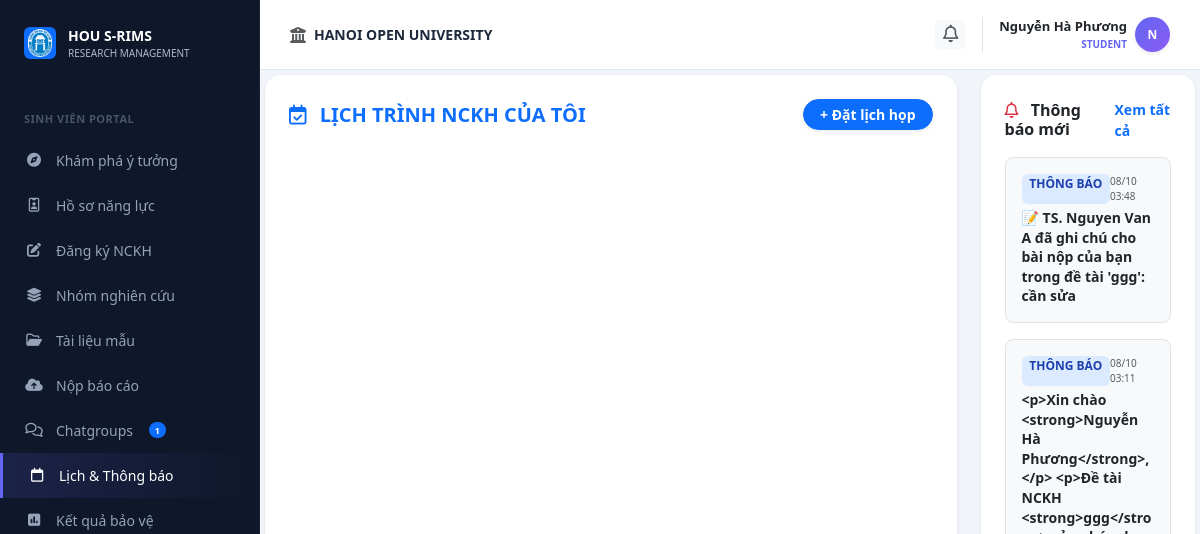
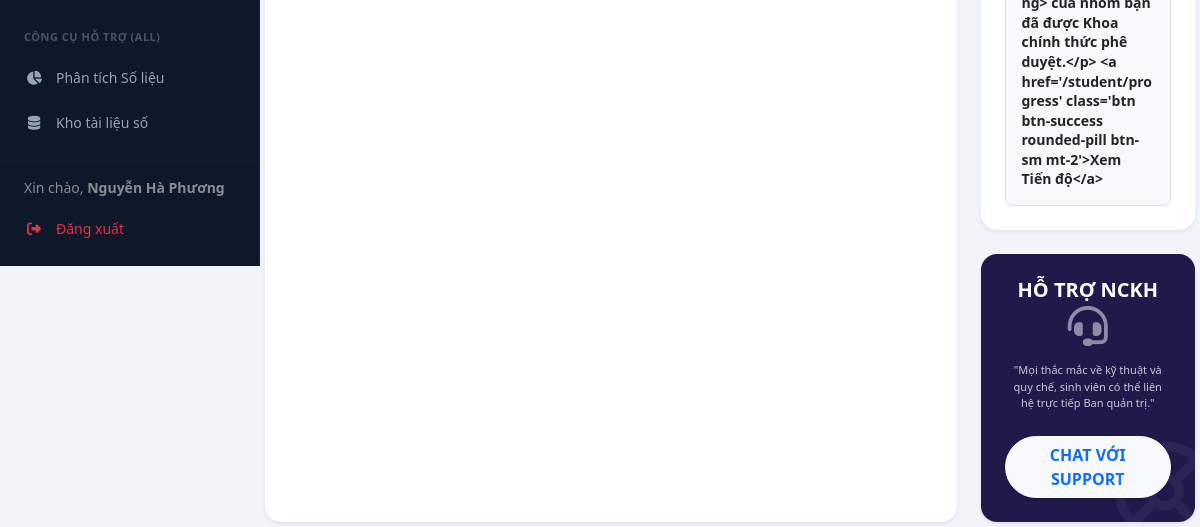
The page /student/calendar (signed in) on the database as committed earlier (2 pictures, top to bottom).
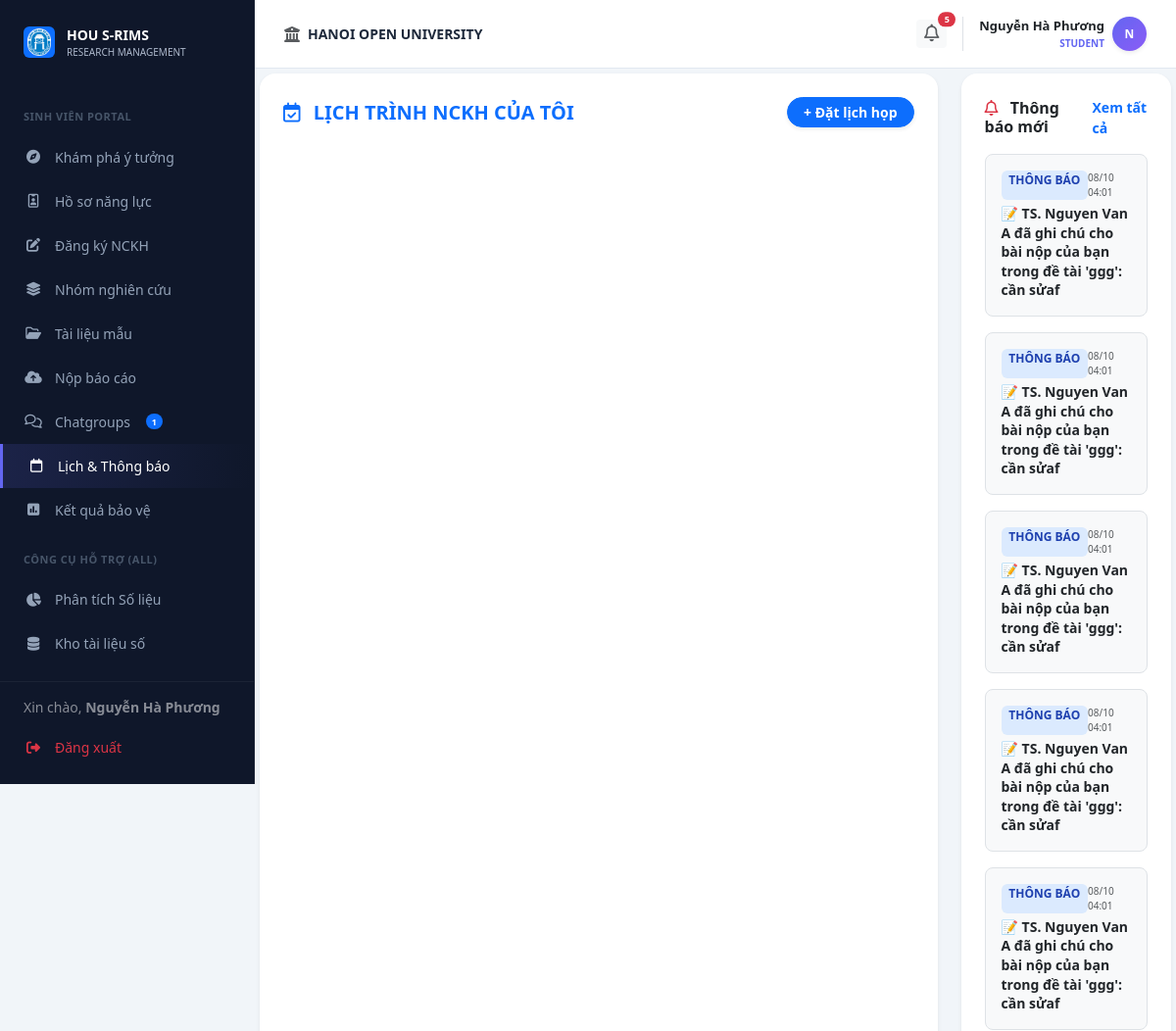
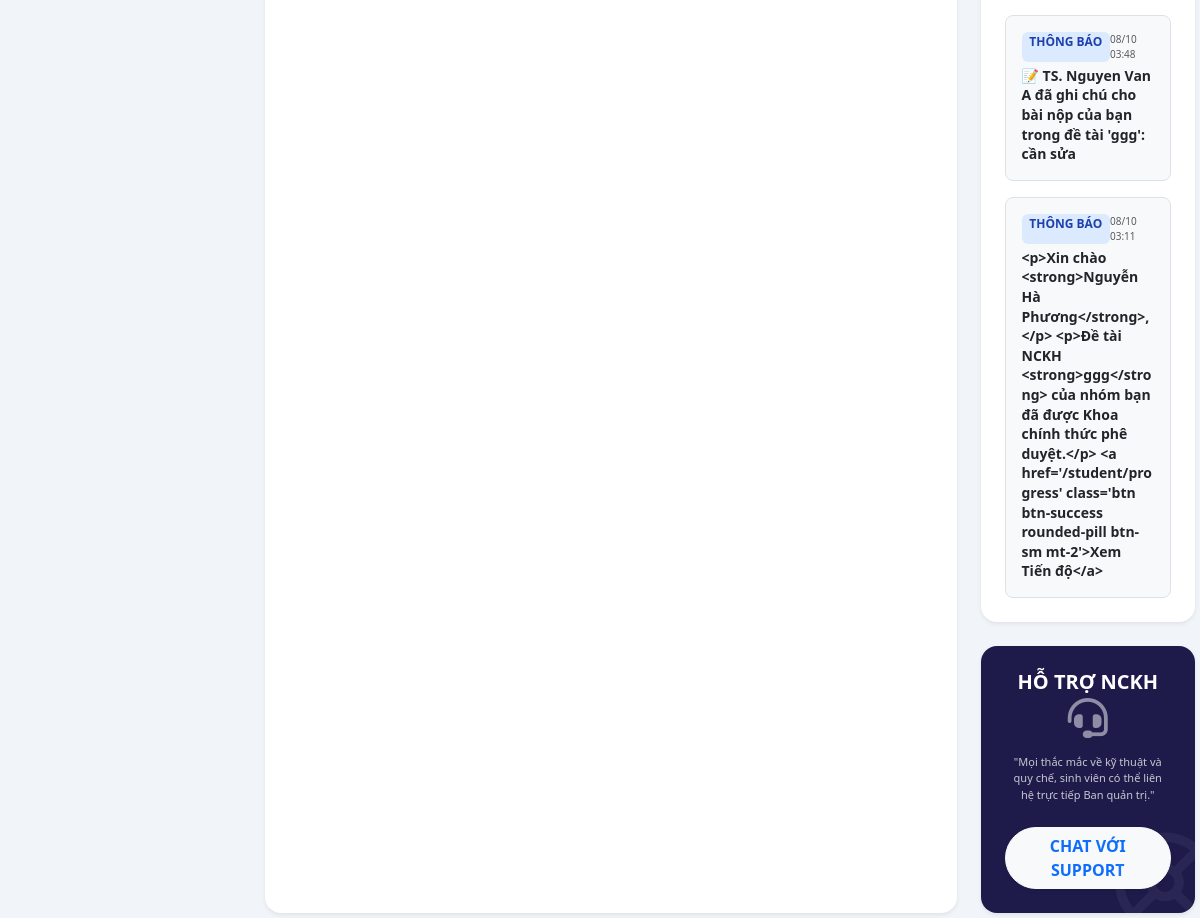
The same page on the database as committed later (2 pictures, top to bottom).
### models.py (models this page shows)
class User(db.Model):
    __tablename__ = 'users'
    id = db.Column(db.Integer, primary_key=True)
    username = db.Column(db.String(50), unique=True, nullable=False)
    password_hash = db.Column(db.String(128), nullable=False)
    full_name = db.Column(db.String(100), nullable=False)
    email = db.Column(db.String(120), unique=True, nullable=False)
    phone = db.Column(db.String(20), nullable=True)
    bio = db.Column(db.Text, nullable=True)
    role = db.Column(db.String(20), nullable=False) # Admin, Lecturer, Student
    student_id = db.Column(db.String(20), nullable=True)   # MSSV for students
    faculty = db.Column(db.String(100), nullable=True)      # faculty / department
    topics_mentored = db.relationship('Topic', backref='mentor', lazy=True)
    group_memberships = db.relationship('GroupMember', backref='student', lazy=True)

class Notification(db.Model):
    __tablename__ = 'notifications'
    id = db.Column(db.Integer, primary_key=True)
    user_id = db.Column(db.Integer, db.ForeignKey('users.id'), nullable=False)
    content = db.Column(db.String(255), nullable=False)
    is_read = db.Column(db.Boolean, default=False)
    created_at = db.Column(db.DateTime, default=datetime.utcnow)

### routes/student_bp.py (the view)
@student_bp.route('/calendar')
def calendar():
    return render_template('student/calendar.html')

### routes/student_bp.py (called while the page is built)
@student_bp.before_request
def require_student():
    if session.get('role') != 'student':
        return redirect(url_for('auth.login'))

### templates/student/calendar.html (shortened to what this page needs)
{% extends "layouts/student_layout.html" %}
{% block student_content %}
<div id="view-s-calendar" class="fade-in ">
    <div class="row g-4">
        <div class="col-xl-9 col-lg-8 col-12">
            <div class="card border-0 shadow-sm rounded-4 p-4 h-100" style="min-width: 0;">
                <div class="d-flex justify-content-between align-items-center mb-4">
                    <h5 class="fw-bold mb-0 text-primary"><i class="fa-regular fa-calendar-check me-2"></i> LỊCH TRÌNH NCKH CỦA TÔI</h5>
                    <div class="d-flex gap-2">
                        <button class="btn btn-primary fw-bold btn-sm rounded-pill px-3 shadow-sm" data-bs-toggle="modal" data-bs-target="#modalScheduleMeeting">
                            + Đặt lịch họp
                        </button>
                    </div>
                </div>
                <div id="calendar" style="min-height: 500px;"></div>
            </div>
        </div>
        <div class="col-xl-3 col-lg-4 col-12 d-flex flex-column gap-4">
            <div class="card border-0 shadow-sm rounded-4 p-4">
                <div class="d-flex justify-content-between align-items-center mb-3">
                    <h6 class="fw-bold mb-0 text-dark"><i class="fa-regular fa-bell me-2 text-danger"></i> Thông báo mới</h6>
                    <a href="#" class="small fw-bold text-primary text-decoration-none">Xem tất cả</a>
                </div>
                <div class="d-flex flex-column gap-3">
                    {% if notifications %}
                        {% for notif in notifications %}
                        <div class="bg-light p-3 rounded-3 border notif-card-item cursor-pointer">
                            <div class="d-flex justify-content-between mb-1">
                                <span class="badge bg-primary-subtle text-primary fw-bold">THÔNG BÁO</span>
                                <small class="text-muted" style="font-size: 10px;">{{ notif.created_at.strftime('%d/%m %H:%M') if notif.created_at else '' }}</small>
                            </div>
                            <div class="fw-bold text-dark small" style="line-height: 1.4;">{{ notif.content }}</div>
                        </div>
                        {% endfor %}
                    {% else %}
                        <div class="text-muted small text-center py-3">Không có thông báo mới</div>
                    {% endif %}
                </div>
            </div>
            <div class="card border-0 shadow-sm rounded-4 p-4 text-white text-center position-relative overflow-hidden mt-auto" style="background-color: #1e1b4b;">
                <h5 class="fw-bold mb-1">HỖ TRỢ NCKH</h5>
                <i class="fa-solid fa-headset fs-1 mb-3 text-white-50"></i>
                <p class="small opacity-75 mb-4 px-2" style="font-size: 11px;">"Mọi thắc mắc về kỹ thuật và quy chế, sinh viên có thể liên hệ trực tiếp Ban quản trị."</p>
                <button class="btn btn-light text-primary fw-bold rounded-pill w-100 shadow-sm">CHAT VỚI SUPPORT</button>
                <i class="fa-regular fa-life-ring position-absolute" style="font-size: 100px; right: -20px; bottom: -20px; opacity: 0.05;"></i>
            </div>
        </div>
    </div>
</div>
{% endblock %}

### templates/layouts/student_layout.html (shortened to what this page needs)
{% extends "base.html" %}
{% block content %}
        <div class="top-bar">
            <div class="d-flex align-items-center gap-2">
                <i class="fa-solid fa-building-columns text-muted"></i>
                <span class="fw-bold text-uppercase small">HANOI OPEN UNIVERSITY</span>
            </div>
            <div class="d-flex align-items-center gap-3">
                <div class="dropdown">
                    <button class="btn btn-light border-0 btn-sm fw-bold text-muted position-relative" type="button" data-bs-toggle="dropdown" aria-expanded="false">
                        <i class="fa-regular fa-bell" style="font-size: 1.1rem;"></i>
                        {% set unread_count = notifications|selectattr('is_read', 'equalto', false)|list|length %}
                        {% set pending_inv_count = current_user.group_memberships | selectattr('status', 'equalto', 'pending') | list | length if current_user else 0 %}
                        {% if unread_count + pending_inv_count > 0 %}
                        <span class="position-absolute top-0 start-100 translate-middle badge rounded-pill bg-danger" style="font-size: 9px; min-width: 18px;">
                            {{ unread_count + pending_inv_count }}
                        </span>
                        {% endif %}
                    </button>
                            {% set pending_invitations = [] %}
                            {% if current_user %}
                                {% set pending_invitations = current_user.group_memberships | selectattr('status', 'equalto', 'pending') | list %}
                            {% endif %}
                </div>
                <div class="dropdown border-start ps-3">
                    <div class="d-flex align-items-center gap-2 cursor-pointer dropdown-toggle no-arrow" data-bs-toggle="dropdown">
                        <div class="text-end">
                            <div class="fw-bold text-dark" style="font-size: 13px;">
                                {{ current_user.full_name if current_user else 'Sinh Viên' }}
                            </div>
                            <div class="fw-bold text-uppercase" style="font-size: 10px; color: #6366f1 !important;">
                                {{ current_user.role if current_user else 'Student' }}
                            </div>
                        </div>
                        <div class="rounded-circle text-white d-flex align-items-center justify-content-center fw-bold shadow-sm" style="width: 35px; height: 35px; font-size: 12px; background: linear-gradient(135deg, #6366f1 0%, #8b5cf6 100%) !important;">
                            {{ current_user.full_name[0] | upper if current_user and current_user.full_name else 'S' }}
                        </div>
                    </div>
                </div>
            </div>
        </div>
    <div class="content-area flex-grow-1 d-flex flex-column">
<div class="content-body flex-grow-1 d-flex flex-column">
{% block student_content %}{% endblock %}
</div>
{% endblock %}

### templates/base.html (shortened to what this page needs)
<!DOCTYPE html>
<html lang="vi">
<head>
    <link href="https://cdn.jsdelivr.net/npm/bootstrap@5.3.0/dist/css/bootstrap.min.css" rel="stylesheet">
    <link rel="stylesheet" href="https://cdnjs.cloudflare.com/ajax/libs/font-awesome/6.4.0/css/all.min.css">
    <link rel="stylesheet" href="{{ url_for('static', filename='assets/css/style.css') }}?v=2">
    <link href="https://cdn.jsdelivr.net/npm/sweetalert2@11/dist/sweetalert2.min.css" rel="stylesheet">
    <link href="https://cdn.jsdelivr.net/npm/quill@1.3.6/dist/quill.snow.css" rel="stylesheet">
</head>
<body>
    <div class="toast-container position-fixed bottom-0 end-0 p-3" style="z-index: 1100">
    </div>
    {% include 'components/sidebar.html' %}
    <div class="main-content d-flex flex-column">
        {% block content %}
        {% endblock %}
    </div>
</body>
</html>

### templates/components/sidebar.html (shortened to what this page needs)
<div class="sidebar">
    <div class="sidebar-logo">
        <div class="d-flex align-items-center justify-content-center bg-primary rounded p-1" style="width: 32px; height: 32px;">
            <img src="{{ url_for('static', filename='assets/images/logo.png') }}" alt="" style="max-width:100%;">
        </div>
        <div>
            <div class="fw-bold text-white" style="font-size: 14px;">HOU S-RIMS</div>
            <div style="font-size: 10px; color: #aeb9cc;">RESEARCH MANAGEMENT</div>
        </div>
    </div>
    <div class="sidebar-menu-wrapper" style="flex: 1; overflow-y: auto; padding-bottom: 100px;">
    {% if session.get('role') == 'student' %}
    <div class="menu-category">SINH VIÊN PORTAL</div>
    <a href="{{ url_for('student.dashboard') }}" class="nav-link {{ 'active-student' if request.endpoint == 'student.dashboard' else '' }}">
        <i class="fa-solid fa-compass"></i> Khám phá ý tưởng
    </a>
    <a href="{{ url_for('student.portfolio') }}" class="nav-link {{ 'active-student' if request.endpoint == 'student.portfolio' else '' }}">
        <i class="fa-regular fa-id-badge"></i> Hồ sơ năng lực
    </a>
    <a href="{{ url_for('student.register') }}" class="nav-link {{ 'active-student' if request.endpoint == 'student.register' else '' }}">
        <i class="fa-solid fa-pen-to-square"></i> Đăng ký NCKH
    </a>
    <a href="{{ url_for('student.progress') }}" class="nav-link {{ 'active-student' if request.endpoint == 'student.progress' else '' }}">
        <i class="fa-solid fa-layer-group"></i> Nhóm nghiên cứu
    </a>
    <a href="{{ url_for('student.templates_page') }}" class="nav-link {{ 'active-student' if request.endpoint == 'student.templates_page' else '' }}">
        <i class="fa-regular fa-folder-open"></i> Tài liệu mẫu
    </a>
    <a href="{{ url_for('student.submit') }}" class="nav-link {{ 'active-student' if request.endpoint == 'student.submit' else '' }}">
        <i class="fa-solid fa-cloud-arrow-up"></i> Nộp báo cáo
    </a>
    <a href="{{ url_for('student.chat') }}" class="nav-link {{ 'active-student' if request.endpoint == 'student.chat' else '' }}">
        <i class="fa-regular fa-comments"></i> Chatgroups
        {% set sg_count = global_my_groups_count if global_my_groups_count is defined else (my_groups | length if my_groups is defined else 0) %}
        {% if sg_count > 0 %}<span class="badge bg-primary rounded-pill ms-1" style="font-size: 9px;">{{ sg_count }}</span>{% endif %}
    </a>
    <a href="{{ url_for('student.calendar') }}" class="nav-link {{ 'active-student' if request.endpoint == 'student.calendar' else '' }}">
        <i class="fa-regular fa-calendar"></i> Lịch & Thông báo
    </a>
    <a href="{{ url_for('student.result') }}" class="nav-link {{ 'active-student' if request.endpoint == 'student.result' else '' }}">
        <i class="fa-solid fa-square-poll-vertical"></i> Kết quả bảo vệ
    </a>
    {% endif %}
    <div class="menu-category">CÔNG CỤ HỖ TRỢ (ALL)</div>
    <a href="{{ url_for('web.analysis_page') }}" class="nav-link {{ 'active-main' if request.endpoint == 'web.analysis_page' else '' }}">
        <i class="fa-solid fa-chart-pie"></i> Phân tích Số liệu
    </a>
    <a href="{{ url_for('web.repository_page') }}" class="nav-link {{ 'active-main' if request.endpoint == 'web.repository_page' else '' }}">
        <i class="fa-solid fa-database"></i> Kho tài liệu số
    </a>
    </div>
    <div class="sidebar-footer" style="position: absolute; bottom: 0; left: 0; right: 0; background: var(--sidebar-bg); border-top: 1px solid rgba(255,255,255,0.05); padding: 15px 0;">
        <div class="px-4 mb-2 text-white small opacity-50">
            Xin chào, <strong>{{ session.get('user_name', 'Khách') }}</strong>
        </div>
        <a href="{{ url_for('auth.logout') }}" class="nav-link text-danger">
            <i class="fa-solid fa-right-from-bracket"></i> Đăng xuất
        </a>
    </div>
</div>

### static/assets/css/style.css (style rules this page uses)
:root { --primary-blue: #2563eb; --primary-purple: #6366f1; --student-gradient: linear-gradient(135deg, #6366f1 0%, #8b5cf6 100%); --rank-a: #10b981; --rank-b: #3b82f6; --rank-c: #f59e0b; --rank-d: #94a3b8; --sidebar-bg: #0f172a; --sidebar-text: #94a3b8; --bg-body: #f1f5f9; --text-dark: #1e293b; --text-gray: #64748b; --border-color: #e2e8f0; }
* { box-sizing: border-box; }
body { background-color: var(--bg-body); font-family: 'Segoe UI', system-ui, -apple-system, sans-serif; color: var(--text-dark); overflow-x: hidden; margin: 0; }
a { text-decoration: none !important; }
.sidebar { background-color: var(--sidebar-bg); width: 260px; height: 100vh; position: fixed; top: 0; left: 0; z-index: 1000; padding-top: 25px; display: flex; flex-direction: column; border-right: 1px solid rgba(255,255,255,0.05); }
.sidebar-logo { padding: 0 24px 30px; display: flex; align-items: center; gap: 12px; }
.menu-category { font-size: 11px; text-transform: uppercase; color: #475569; padding: 0 24px; margin-bottom: 10px; margin-top: 20px; font-weight: 700; letter-spacing: 0.5px; }
.nav-link { color: var(--sidebar-text); padding: 12px 24px; display: flex; align-items: center; gap: 12px; font-size: 14px; font-weight: 500; transition: all 0.2s ease; }
.nav-link i { width: 20px; text-align: center; }
.nav-link.active-student { background: linear-gradient(90deg, rgba(99, 102, 241, 0.15) 0%, transparent 100%); color: #fff; border-left: 3px solid #6366f1; }
.nav-link.active-student i { color: #fff !important; }
.main-content { margin-left: 260px; width: calc(100% - 260px); min-height: 100vh; display: flex; flex-direction: column; }
.top-bar { background: #fff; height: 70px; padding: 0 30px; display: flex; align-items: center; justify-content: space-between; border-bottom: 1px solid var(--border-color); position: sticky; top: 0; z-index: 900; }
.no-arrow::after { display: none !important; }
.content-area { padding: 5px; position: relative; flex: 1; display: flex; flex-direction: column; }
.content-body { flex: 1; display: flex; flex-direction: column; }
.stat-card, .card { background: #fff; border-radius: 16px; border: 1px solid #f1f5f9; box-shadow: 0 4px 6px -1px rgba(0, 0, 0, 0.02); transition: transform 0.2s; }
.bg-primary-subtle { background-color: #dbeafe !important; color: #1e40af !important; }
.cursor-pointer { cursor: pointer; }
.fade-in { animation: fadeIn 0.4s ease-out forwards; }
.sidebar-logo img { max-width: 100%; height: auto; max-height: 50px; object-fit: contain; }
.notif-card-item { transition: transform 0.2s; }

Rows that differ between the two databases and show on the page:
added Notification: created_at "08/10 04:01", content "📝 TS. Nguyen Van A đã ghi chú cho bài nộp của bạn trong đề tài 'ggg': cần sửaf"
added Notification: created_at "08/10 04:01", content "📝 TS. Nguyen Van A đã ghi chú cho bài nộp của bạn trong đề tài 'ggg': cần sửaf"
added Notification: created_at "08/10 04:01", content "📝 TS. Nguyen Van A đã ghi chú cho bài nộp của bạn trong đề tài 'ggg': cần sửaf"
added Notification: created_at "08/10 04:01", content "📝 TS. Nguyen Van A đã ghi chú cho bài nộp của bạn trong đề tài 'ggg': cần sửaf"
added Notification: created_at "08/10 04:01", content "📝 TS. Nguyen Van A đã ghi chú cho bài nộp của bạn trong đề tài 'ggg': cần sửaf"
Other text that changed with them:
{{ unread_count + pending_inv_count }}: (not shown) → "5"
